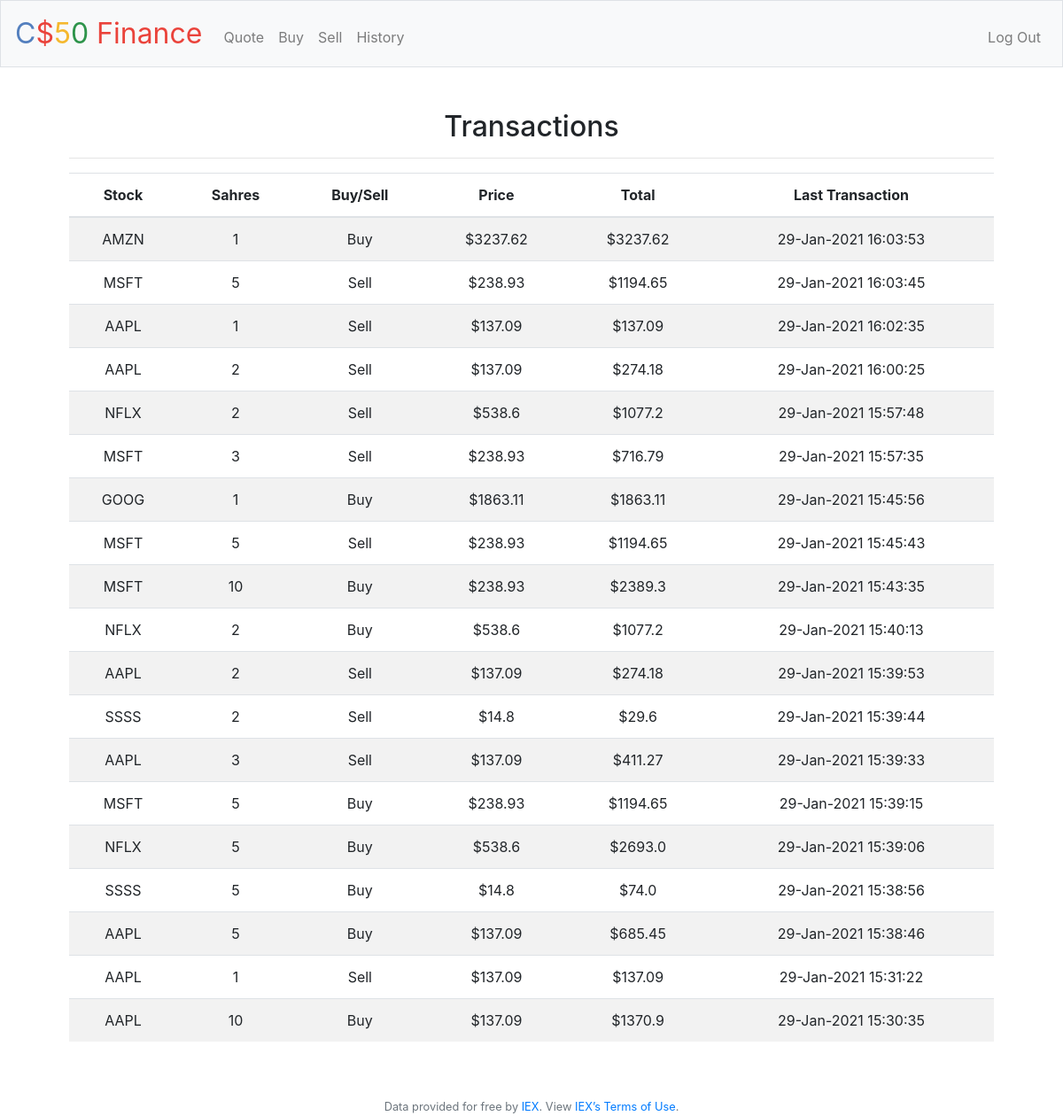
The app's page /history (signed in) with its own data.
### tables this page shows
CREATE TABLE "stocks" (
	"user_id"	INTEGER NOT NULL,
	"stock"	TEXT NOT NULL,
	"buy"	INTEGER NOT NULL,
	"sell"	INTEGER NOT NULL,
	"price"	INTEGER NOT NULL,
	"trans_date"	DATETIME
, "buy_sell"	TEXT);

### application.py (the view)
@app.route("/history")
@login_required
def history():
    user_id = session["user_id"]
    allStocks = db.execute(
        "SELECT stock, (buy+sell) as 'shares' ,buy_sell, trans_date, price,(price * (buy+sell)) as 'total' FROM stocks WHERE user_id =? ORDER BY trans_date DESC;", user_id)
    return render_template("history.html", stocks=allStocks)

### application.py (called while the page is built)
@app.after_request
def after_request(response):
    response.headers["Cache-Control"] = "no-cache, no-store, must-revalidate"
    response.headers["Expires"] = 0
    response.headers["Pragma"] = "no-cache"
    return response

### helpers.py (called while the page is built)
def login_required(f):
    @wraps(f)
    def decorated_function(*args, **kwargs):
        if session.get("user_id") is None:
            return redirect("/login")
        return f(*args, **kwargs)
    return decorated_function

### templates/history.html (shortened to what this page needs)
{% extends "layout.html" %}
{% block main %}
<h2>Transactions</h2>
<hr>
<table class="table table-striped table-hover ">
    <thead>
        <tr>
            <th scope="col">Stock</th>
            <th scope="col">Sahres</th>
            <th scope="col">Buy/Sell</th>
            <th scope="col">Price</th>
            <th scope="col">Total</th>
            <th scope="col">Last Transaction</th>
        </tr>
    </thead>
    <tbody>
        {% for row in stocks %}
        <tr>
            <td>{{row["stock"]}}</td>
            <td>{{row["shares"]}}</td>
            <td>{{row["buy_sell"]}}</td>
            <td>&#36;{{row["price"]}}</td>
            <td>&#36;{{row["total"]}}</td>
            <td>{{row["trans_date"]}}</td>
        </tr>
        {% endfor%}
    </tbody>
</table>
{% endblock %}

### records on screen
stocks: stock "AMZN", shares "1", buy_sell "Buy", price "3237.62", total "3237.62", trans_date "29-Jan-2021 16:03:53"
stocks: stock "MSFT", shares "5", buy_sell "Sell", price "238.93", total "1194.65", trans_date "29-Jan-2021 16:03:45"
stocks: stock "AAPL", shares "1", buy_sell "Sell", price "137.09", total "137.09", trans_date "29-Jan-2021 16:02:35"
stocks: stock "AAPL", shares "2", buy_sell "Sell", price "137.09", total "274.18", trans_date "29-Jan-2021 16:00:25"
stocks: stock "NFLX", shares "2", buy_sell "Sell", price "538.6", total "1077.2", trans_date "29-Jan-2021 15:57:48"
stocks: stock "MSFT", shares "3", buy_sell "Sell", price "238.93", total "716.79", trans_date "29-Jan-2021 15:57:35"
stocks: stock "GOOG", shares "1", buy_sell "Buy", price "1863.11", total "1863.11", trans_date "29-Jan-2021 15:45:56"
stocks: stock "MSFT", shares "5", buy_sell "Sell", price "238.93", total "1194.65", trans_date "29-Jan-2021 15:45:43"
stocks: stock "MSFT", shares "10", buy_sell "Buy", price "238.93", total "2389.3", trans_date "29-Jan-2021 15:43:35"
stocks: stock "NFLX", shares "2", buy_sell "Buy", price "538.6", total "1077.2", trans_date "29-Jan-2021 15:40:13"
stocks: stock "AAPL", shares "2", buy_sell "Sell", price "137.09", total "274.18", trans_date "29-Jan-2021 15:39:53"
stocks: stock "SSSS", shares "2", buy_sell "Sell", price "14.8", total "29.6", trans_date "29-Jan-2021 15:39:44"
stocks: stock "AAPL", shares "3", buy_sell "Sell", price "137.09", total "411.27", trans_date "29-Jan-2021 15:39:33"
stocks: stock "MSFT", shares "5", buy_sell "Buy", price "238.93", total "1194.65", trans_date "29-Jan-2021 15:39:15"
stocks: stock "NFLX", shares "5", buy_sell "Buy", price "538.6", total "2693.0", trans_date "29-Jan-2021 15:39:06"
stocks: stock "SSSS", shares "5", buy_sell "Buy", price "14.8", total "74.0", trans_date "29-Jan-2021 15:38:56"
stocks: stock "AAPL", shares "5", buy_sell "Buy", price "137.09", total "685.45", trans_date "29-Jan-2021 15:38:46"
stocks: stock "AAPL", shares "1", buy_sell "Sell", price "137.09", total "137.09", trans_date "29-Jan-2021 15:31:22"
stocks: stock "AAPL", shares "10", buy_sell "Buy", price "137.09", total "1370.9", trans_date "29-Jan-2021 15:30:35"
